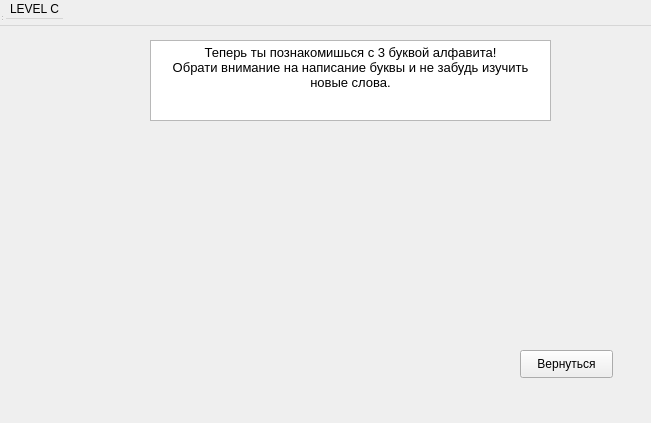
<?xml version="1.0" encoding="UTF-8"?>
<ui version="4.0">
 <class>levelC</class>
 <widget class="QWidget" name="levelC">
  <property name="geometry">
   <rect>
    <x>0</x>
    <y>0</y>
    <width>651</width>
    <height>423</height>
   </rect>
  </property>
  <property name="windowTitle">
   <string>MainWindow</string>
  </property>
  <widget class="QWidget" name="centralwidget" native="true">
   <property name="geometry">
    <rect>
     <x>0</x>
     <y>20</y>
     <width>651</width>
     <height>431</height>
    </rect>
   </property>
   <widget class="QLabel" name="label">
    <property name="geometry">
     <rect>
      <x>-40</x>
      <y>-30</y>
      <width>701</width>
      <height>451</height>
     </rect>
    </property>
    <property name="text">
     <string/>
    </property>
    <property name="pixmap">
     <pixmap>../ABC_foto/LC.jpg</pixmap>
    </property>
   </widget>
   <widget class="QTextEdit" name="textEdit">
    <property name="geometry">
     <rect>
      <x>150</x>
      <y>20</y>
      <width>401</width>
      <height>81</height>
     </rect>
    </property>
    <property name="html">
     <string>&lt;!DOCTYPE HTML PUBLIC &quot;-//W3C//DTD HTML 4.0//EN&quot; &quot;http://www.w3.org/TR/REC-html40/strict.dtd&quot;&gt;
&lt;html&gt;&lt;head&gt;&lt;meta name=&quot;qrichtext&quot; content=&quot;1&quot; /&gt;&lt;style type=&quot;text/css&quot;&gt;
p, li { white-space: pre-wrap; }
&lt;/style&gt;&lt;/head&gt;&lt;body style=&quot; font-family:'MS Shell Dlg 2'; font-size:7.875pt; font-weight:400; font-style:normal;&quot;&gt;
&lt;p align=&quot;center&quot; style=&quot; margin-top:0px; margin-bottom:0px; margin-left:0px; margin-right:0px; -qt-block-indent:0; text-indent:0px;&quot;&gt;&lt;span style=&quot; font-size:10pt;&quot;&gt;Теперь ты познакомишься с 3 буквой алфавита! &lt;br /&gt;Обрати внимание на написание буквы и не забудь изучить новые слова.&lt;/span&gt;&lt;/p&gt;&lt;/body&gt;&lt;/html&gt;</string>
    </property>
   </widget>
   <widget class="QPushButton" name="pushButton">
    <property name="geometry">
     <rect>
      <x>520</x>
      <y>330</y>
      <width>93</width>
      <height>28</height>
     </rect>
    </property>
    <property name="text">
     <string>Вернуться</string>
    </property>
   </widget>
  </widget>
  <widget class="QMenuBar" name="menubar">
   <property name="geometry">
    <rect>
     <x>0</x>
     <y>0</y>
     <width>651</width>
     <height>26</height>
    </rect>
   </property>
   <widget class="QMenu" name="menuLEVEL_C">
    <property name="title">
     <string>LEVEL C</string>
    </property>
   </widget>
   <addaction name="menuLEVEL_C"/>
  </widget>
  <widget class="QStatusBar" name="statusbar">
   <property name="geometry">
    <rect>
     <x>0</x>
     <y>0</y>
     <width>3</width>
     <height>22</height>
    </rect>
   </property>
  </widget>
 </widget>
 <resources/>
 <connections/>
</ui>
